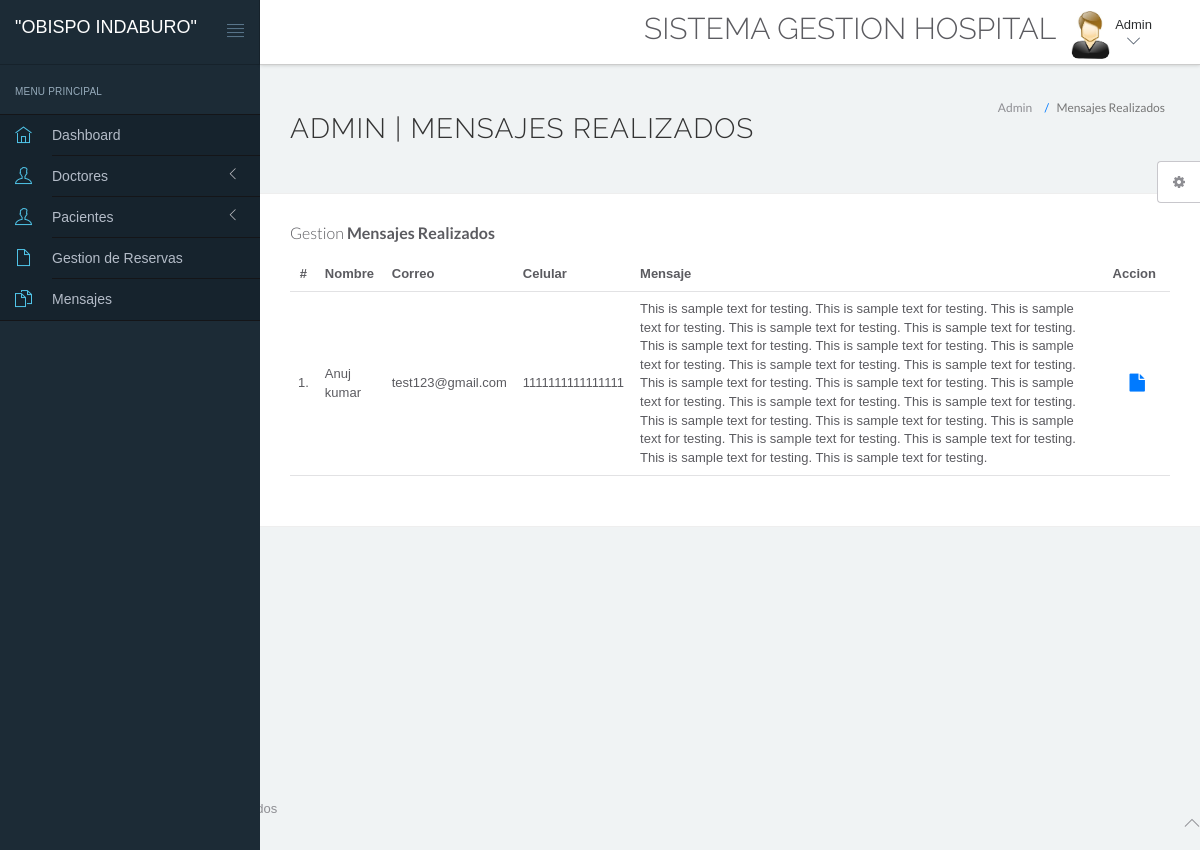
/hms/admin/unread-queries.php, run on the app's committed database.
### tables this page shows
CREATE TABLE `tblcontactus` (
  `id` int(11) NOT NULL AUTO_INCREMENT,
  `fullname` varchar(255) DEFAULT NULL,
  `email` varchar(255) DEFAULT NULL,
  `contactno` bigint(12) DEFAULT NULL,
  `message` mediumtext DEFAULT NULL,
  `PostingDate` timestamp NULL DEFAULT current_timestamp(),
  `AdminRemark` mediumtext DEFAULT NULL,
  `LastupdationDate` timestamp NULL DEFAULT NULL ON UPDATE current_timestamp(),
  `IsRead` int(11) DEFAULT NULL,
  PRIMARY KEY (`id`)
);

### hms/admin/unread-queries.php (the view, shortened to what this page needs)
<!DOCTYPE html>
<html lang="en">
	<head>
		<link rel="stylesheet" href="vendor/bootstrap/css/bootstrap.min.css">
		<link rel="stylesheet" href="vendor/fontawesome/css/font-awesome.min.css">
		<link rel="stylesheet" href="vendor/themify-icons/themify-icons.min.css">
		<link href="vendor/animate.css/animate.min.css" rel="stylesheet" media="screen">
		<link href="vendor/perfect-scrollbar/perfect-scrollbar.min.css" rel="stylesheet" media="screen">
		<link href="vendor/switchery/switchery.min.css" rel="stylesheet" media="screen">
		<link href="vendor/bootstrap-touchspin/jquery.bootstrap-touchspin.min.css" rel="stylesheet" media="screen">
		<link href="vendor/select2/select2.min.css" rel="stylesheet" media="screen">
		<link href="vendor/bootstrap-datepicker/bootstrap-datepicker3.standalone.min.css" rel="stylesheet" media="screen">
		<link href="vendor/bootstrap-timepicker/bootstrap-timepicker.min.css" rel="stylesheet" media="screen">
		<link rel="stylesheet" href="assets/css/styles.css">
		<link rel="stylesheet" href="assets/css/plugins.css">
		<link rel="stylesheet" href="assets/css/themes/theme-6.css"/>
	</head>
	<body>
		<div id="app">
<?php include('include/sidebar.php');?>
			<div class="app-content">
						<?php include('include/header.php');?>
				<div class="main-content" >
					<div class="wrap-content container" id="container">
						<section id="page-title">
							<div class="row">
								<div class="col-sm-8">
									<h1 class="mainTitle">Admin | Mensajes Realizados</h1>
																	</div>
								<ol class="breadcrumb">
									<li>
										<span>Admin</span>
									</li>
									<li class="active">
										<span>Mensajes Realizados</span>
									</li>
								</ol>
							</div>
						</section>
						<div class="container-fluid container-fullw bg-white">
									<div class="row">
								<div class="col-md-12">
									<h5 class="over-title margin-bottom-15">Gestion <span class="text-bold">Mensajes Realizados</span></h5>
									<table class="table table-hover" id="sample-table-1">
										<thead>
											<tr>
												<th class="center">#</th>
												<th>Nombre</th>
												<th class="hidden-xs">Correo</th>
												<th>Celular</th>
												<th>Mensaje </th>
												<th>Accion</th>
											</tr>
										</thead>
										<tbody>
<?php
$sql=mysqli_query($con,"select * from tblcontactus where IsRead is null");
$cnt=1;
while($row=mysqli_fetch_array($sql))
{
?>
											<tr>
												<td class="center"><?php echo $cnt;?>.</td>
												<td class="hidden-xs"><?php echo $row['fullname'];?></td>
												<td><?php echo $row['email'];?></td>
												<td><?php echo $row['contactno'];?></td>
												<td><?php echo $row['message'];?></td>
												<td >
												<div class="visible-md visible-lg hidden-sm hidden-xs">
							<a href="query-details.php?id=<?php echo $row['id'];?>" class="btn btn-transparent btn-lg" title="View Details"><i class="fa fa-file"></i></a>
												</div>
												</td>
											</tr>
											<?php
$cnt=$cnt+1;
											 }?>
										</tbody>
									</table>
								</div>
							</div>
								</div>
							</div>
						</div>
					</div>
				</div>
	<?php include('include/footer.php');?>
	<?php include('include/setting.php');?>
	</body>
</html>

### hms/admin/assets/css/themes/theme-6.css (style rules this page uses)
body { background: #F0F3F4; }

### data on the page
tblcontactus: fullname "Anuj kumar", email "test123@gmail.com", contactno "1111111111111111", message "This is sample text for testing. This is sample text for testing. This is sample text for testing. This is sample text for testing. This is sample text for testing. This is sample text for testing. This is sample text for testing. This is sample text for testing. This is sample text for testing. This is sample text for testing. This is sample text for testing. This is sample text for testing. This is sample text for testing. This is sample text for testing. This is sample text for testing. This is sample text for testing. This is sample text for testing. This is sample text for testing. This is sample text for testing. This is sample text for testing. This is sample text for testing. This…"
